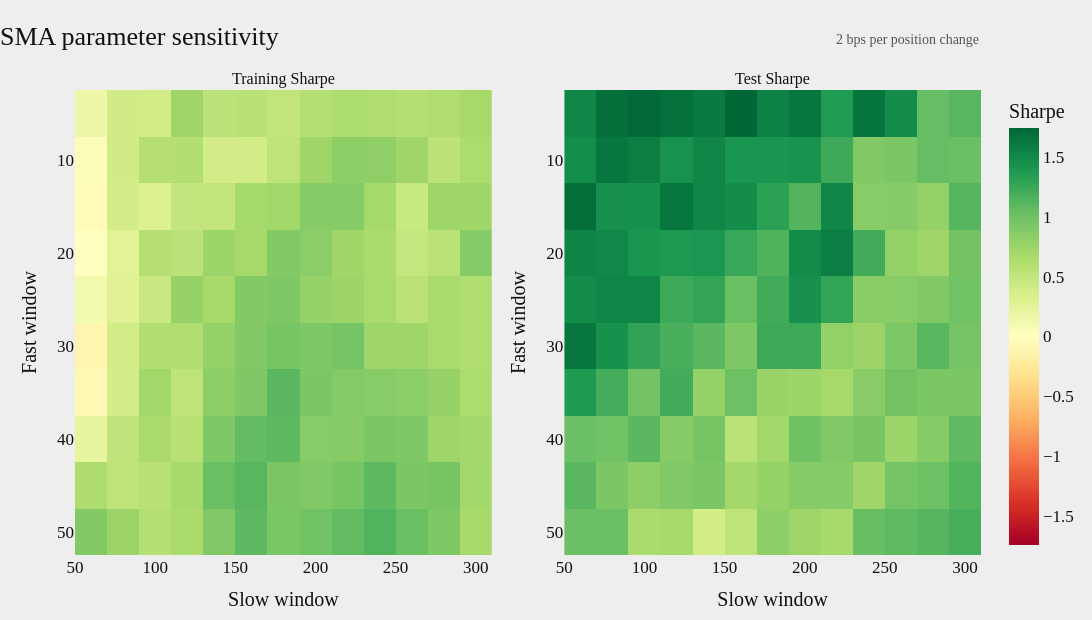

This figure's notebook cell:
### Code cell
train_heat = (
    parameter_grid
    .pivot(index="fast", columns="slow", values="train_sharpe")
    .reindex(index=FAST_WINDOWS, columns=SLOW_WINDOWS)
)

test_heat = (
    parameter_grid
    .pivot(index="fast", columns="slow", values="test_sharpe")
    .reindex(index=FAST_WINDOWS, columns=SLOW_WINDOWS)
)

z_values = np.concatenate(
    [
        train_heat.to_numpy().ravel(),
        test_heat.to_numpy().ravel(),
    ]
)

z_values = z_values[np.isfinite(z_values)]
z_bound = max(abs(z_values.min()), abs(z_values.max()))

fig = make_subplots(
    rows=1,
    cols=2,
    subplot_titles=("Training Sharpe", "Test Sharpe"),
    horizontal_spacing=0.08,
)

for col, matrix in enumerate([train_heat, test_heat], start=1):
    fig.add_trace(
        go.Heatmap(
            x=matrix.columns,
            y=matrix.index,
            z=matrix.to_numpy(),
            colorscale="RdYlGn",
            zmin=-z_bound,
            zmax=z_bound,
            zmid=0,
            colorbar={"title": "Sharpe"} if col == 2 else None,
            showscale=(col == 2),
            hovertemplate=(
                "Slow=%{x}<br>"
                "Fast=%{y}<br>"
                "Sharpe=%{z:.2f}<extra></extra>"
            ),
        ),
        row=1,
        col=col,
    )

style_chart(
    fig,
    title="SMA parameter sensitivity",
    source_text=f"{COST_BPS:.0f} bps per position change",
    width=1400,
    height=620,
)

fig.update_xaxes(title_text="Slow window")
fig.update_yaxes(
    title_text="Fast window",
    autorange="reversed",
)

fig.show()

### Figure 1 — Plotly figure (JSON) as saved in the notebook; plotly's stock layout.template omitted (floating-point values rounded to 4 significant figures; data arrays with more than 128 entries replaced by an {"elided": "..."} marker saying what was removed)
{"data": [{"colorscale": [[0, "rgb(165,0,38)"], [0.1, "rgb(215,48,39)"], [0.2, "rgb(244,109,67)"], [0.3, "rgb(253,174,97)"], [0.4, "rgb(254,224,139)"], [0.5, "rgb(255,255,191)"], [0.6, "rgb(217,239,139)"], [0.7, "rgb(166,217,106)"], [0.8, "rgb(102,189,99)"], [0.9, "rgb(26,152,80)"], [1, "rgb(0,104,55)"]], "hovertemplate": "Slow=%{x}<br>Fast=%{y}<br>Sharpe=%{z:.2f}<extra></extra>", "showscale": false, "type": "heatmap", "x": [60, 80, 100, 120, 140, 160, 180, 200, 220, 240, 260, 280, 300], "xaxis": "x", "y": [5, 10, 15, 20, 25, 30, 35, 40, 45, 50], "yaxis": "y", "z": {"elided": "10x13 float values"}, "zmax": 1.744, "zmid": 0, "zmin": -1.744}, {"colorbar": {"title": {"text": "Sharpe"}}, "colorscale": [[0, "rgb(165,0,38)"], [0.1, "rgb(215,48,39)"], [0.2, "rgb(244,109,67)"], [0.3, "rgb(253,174,97)"], [0.4, "rgb(254,224,139)"], [0.5, "rgb(255,255,191)"], [0.6, "rgb(217,239,139)"], [0.7, "rgb(166,217,106)"], [0.8, "rgb(102,189,99)"], [0.9, "rgb(26,152,80)"], [1, "rgb(0,104,55)"]], "hovertemplate": "Slow=%{x}<br>Fast=%{y}<br>Sharpe=%{z:.2f}<extra></extra>", "showscale": true, "type": "heatmap", "x": [60, 80, 100, 120, 140, 160, 180, 200, 220, 240, 260, 280, 300], "xaxis": "x2", "y": [5, 10, 15, 20, 25, 30, 35, 40, 45, 50], "yaxis": "y2", "z": {"elided": "10x13 float values"}, "zmax": 1.744, "zmid": 0, "zmin": -1.744}], "layout": {"annotations": [{"font": {"size": 16}, "showarrow": false, "text": "Training Sharpe", "x": 0.23, "xanchor": "center", "xref": "paper", "y": 1, "yanchor": "bottom", "yref": "paper"}, {"font": {"size": 16}, "showarrow": false, "text": "Test Sharpe", "x": 0.77, "xanchor": "center", "xref": "paper", "y": 1, "yanchor": "bottom", "yref": "paper"}, {"font": {"color": "#555555", "family": "Times New Roman", "size": 14}, "showarrow": false, "text": "2 bps per position change", "x": 1, "xanchor": "right", "xref": "paper", "y": 1.13, "yref": "paper"}], "font": {"color": "#111111", "family": "Times New Roman", "size": 17}, "height": 620, "hovermode": "x unified", "legend": {"bgcolor": "rgba(0,0,0,0)", "font": {"family": "Times New Roman", "size": 16}, "orientation": "h", "x": 0, "xanchor": "left", "y": 1.04, "yanchor": "bottom"}, "margin": {"b": 65, "l": 75, "r": 30, "t": 90}, "paper_bgcolor": "#EEEEEE", "plot_bgcolor": "#EEEEEE", "title": {"font": {"color": "#111111", "family": "Times New Roman", "size": 26}, "text": "SMA parameter sensitivity", "x": 0, "xanchor": "left"}, "width": 1400, "xaxis": {"anchor": "y", "domain": [0, 0.46], "title": {"text": "Slow window"}}, "xaxis2": {"anchor": "y2", "domain": [0.54, 1], "title": {"text": "Slow window"}}, "yaxis": {"anchor": "x", "autorange": "reversed", "domain": [0, 1], "title": {"text": "Fast window"}}, "yaxis2": {"anchor": "x2", "autorange": "reversed", "domain": [0, 1], "title": {"text": "Fast window"}}}}
